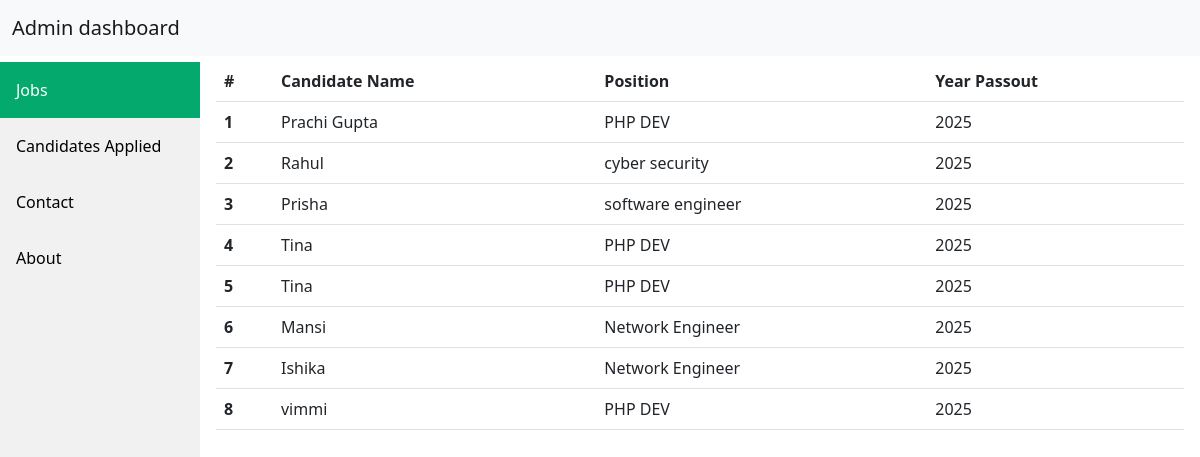
/jobs.php, run on the app's committed database.
### tables this page shows
CREATE TABLE `candidates` (
  `Id` int(11) NOT NULL,
  `Name` varchar(255) NOT NULL,
  `apply` varchar(255) NOT NULL,
  `qual` varchar(255) NOT NULL,
  `year` varchar(255) NOT NULL
);

### jobs.php (the view)
<?php include 'header.php'?>
<div class="content">
<table class="table">
  <thead>
    <tr>
      <th scope="col">#</th>
      <th scope="col">Candidate Name</th>
      <th scope="col">Position</th>
      <th scope="col">Year Passout</th>
    </tr>
  </thead>
  <tbody>
    <?php
    $sql= "SELECT `name`,`apply`,`year` FROM `candidates`";
    $result=mysqli_query($conn,$sql);
    $i=0;
    if($result->num_rows>0){
      while($rows=$result->fetch_assoc()){
        echo'
        <tr>
      <th scope="row">'.++$i.'</th>
      <td>'.$rows['name'].'</td>
      <td>'.$rows['apply'].'</td>
      <td>'.$rows['year'].'</td>
    </tr>';
      }
    }
    else{
      echo"";
    }
    ?>
  </tbody>
</table>
</body>
</html>

### header.php (style rules this page uses)
div.content { margin-left: 200px; padding: 1px 16px; height: 1000px; margin-top: 60px; }

### data on the page
candidates: Name "Prachi Gupta", apply "PHP DEV", year "2025"
candidates: Name "Rahul", apply "cyber security", year "2025"
candidates: Name "Prisha", apply "software engineer", year "2025"
candidates: Name "Tina", apply "PHP DEV", year "2025"
candidates: Name "Tina", apply "PHP DEV", year "2025"
candidates: Name "Mansi", apply "Network Engineer", year "2025"
candidates: Name "Ishika", apply "Network Engineer", year "2025"
candidates: Name "vimmi", apply "PHP DEV", year "2025"
